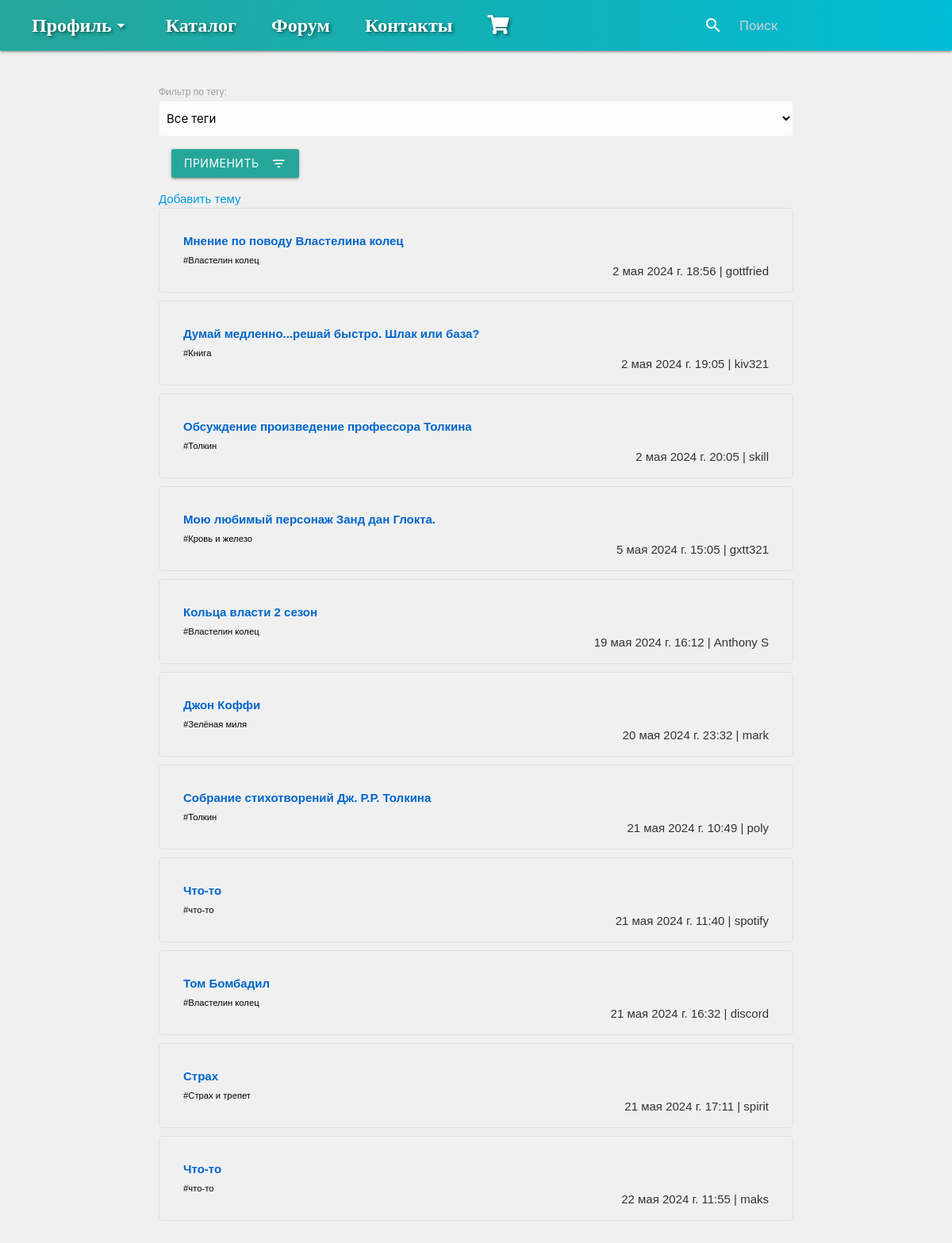
Before: /forum/ with the older database file.
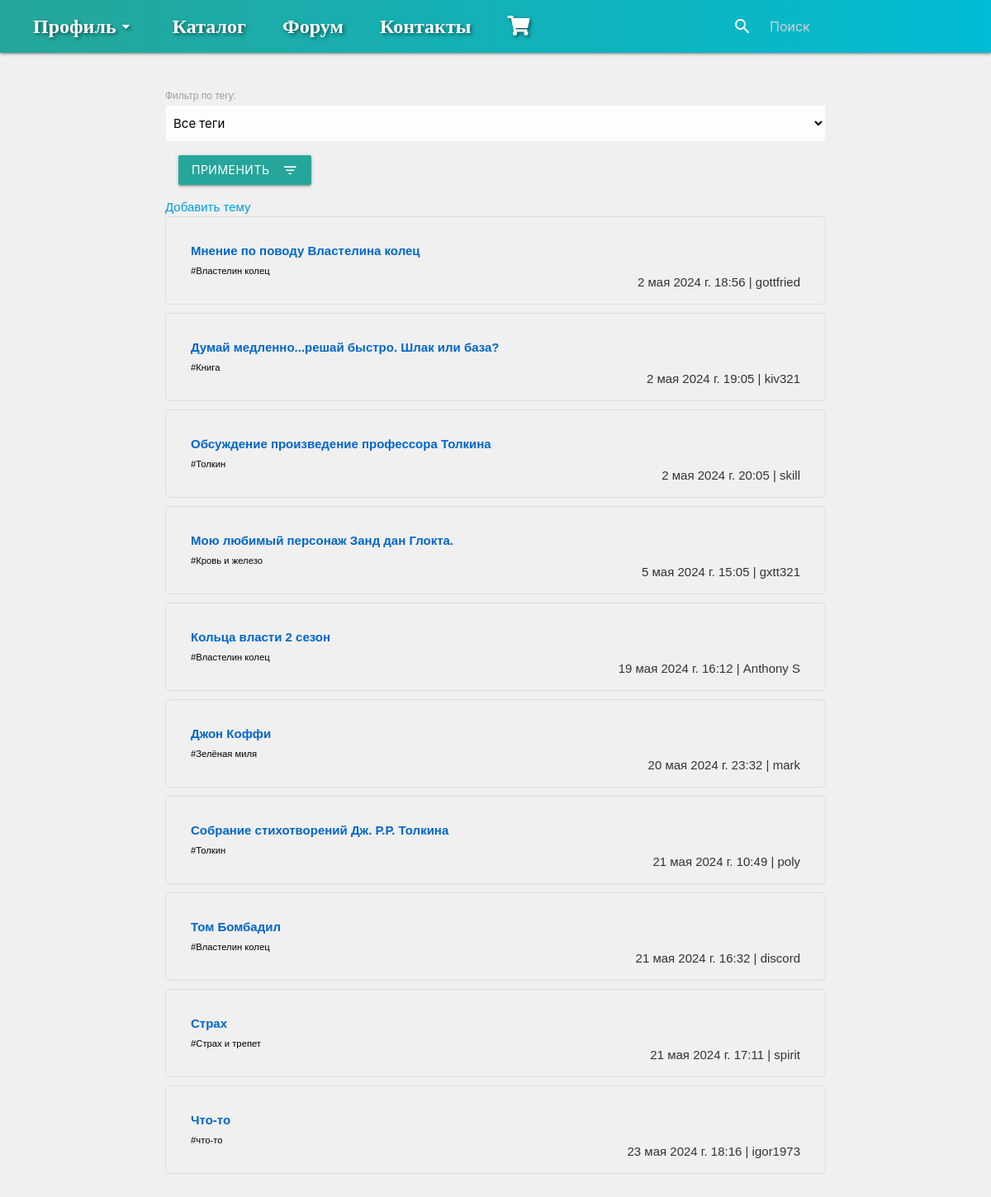
After: the same page with the newer database file.
### shop_app/models.py (models this page shows, shortened)
class ForumTopic(models.Model):
    название = models.CharField(max_length=200)
    creator = models.ForeignKey(User, on_delete=models.CASCADE)
    created_at = models.DateTimeField(auto_now_add=True)
    тег = models.CharField(max_length=50)
    class Meta:
        verbose_name = 'Топик на форуме'
        verbose_name_plural = 'Топики на форуме'

### shop_app/views.py (the view)
# urls.py: path('forum/', forum_view, name='forum'),
def forum_view(request):
    topics = ForumTopic.objects.all()
    теги = ForumTopic.objects.values_list('тег', flat=True).distinct()
    тег_filter = request.GET.get('тег', '')
    return render(request, 'forum.html', {'topics': topics, 'теги': теги, 'тег_filter': тег_filter})

### shop_app/context_processors.py (called while the page is built)
def cart_count(request):
    cart_count = 0
    if request.user.is_authenticated:
        try:
            cart = Cart.objects.get(user=request.user)
            cart_count = cart.books.count()
        except Cart.DoesNotExist:
            pass
    return {'cart_count': cart_count}

### shop_app/templates/forum.html (shortened to what this page needs)
{% extends 'base.html' %}
{% block content %}
<div class="forum-container">
    <form method="get" action="{% url 'forum' %}" class="forum-filter-form">
        <label for="тег" class="forum-filter-label">Фильтр по тегу:</label>
        <select name="тег" id="тег" class="forum-filter-select" style="display: block;">
            <option value="" {% if not тег_filter %}selected{% endif %}>Все теги</option>
        </select>
        <button type="submit" class="btn waves-effect waves-light" style="margin: 2%;display: block; ">Применить<i class="material-icons right">filter_list</i></button>
    </form>
    <a href="{% url 'create_topic' %}" class="create-topic-button">Добавить тему</a>
    <div class="topics-list">
        {% for topic in topics %}
            {% if тег_filter and тег_filter == topic.тег or not тег_filter %}
                <div class="topic-item">
                    <a href="{% url 'topic_detail' topic_id=topic.id %}" class="topic-link">{{ topic.название }}</a><br>
                    <small style="color:black" >#{{ topic.тег }} </small>
                    <p style="float:right;">{{ topic.created_at }} | {{ topic.creator.username }}</p>
                </div>
            {% endif %}
        {% endfor %}
    </div>
</div>
{% endblock %}

### shop_app/templates/base.html (shortened to what this page needs)
<!DOCTYPE html>
<html lang="ru">
<head>
    <link rel="stylesheet" href="https://cdnjs.cloudflare.com/ajax/libs/materialize/1.0.0/css/materialize.min.css">
    <link rel="stylesheet" href="https://cdnjs.cloudflare.com/ajax/libs/animate.css/4.1.1/animate.min.css">
    <link rel="stylesheet" href="https://cdnjs.cloudflare.com/ajax/libs/font-awesome/5.15.3/css/all.min.css">
</head>
<body>
    <nav style="background: linear-gradient(to right, #26a69a, #00bcd4);">
        <div class="nav-wrapper">
            <div style="font-weight: 700;" class="hide-on-med-and-down">
                <a class="dropdown-trigger" href="#!" data-target="dropdown1" style="display: inline-flex; align-items: center;">
                    Профиль <i class="material-icons">arrow_drop_down</i>
                </a>
                <span class="site-title"><a href="{% url 'catalog' %}">Каталог</a></span>
                <a href="{% url 'forum' %}">Форум</a>
                <a href="{% url 'contact' %}">Контакты</a>
                <a href="{% url 'cart' %}">
                    <i class="fas fa-shopping-cart"></i>
                </a>
            </div>
            <form method="get" action="{% url 'catalog' %}">
                <div class="input-field">
                    <input id="search" type="search" name="q" placeholder="Поиск" value="{% if query %}{{ query }}{% endif %}">
                    <label class="label-icon" for="search"><i class="material-icons">search</i></label>
                    <i class="material-icons">close</i>
                </div>
            </form>
        </div>
    </nav>
    <main>
        {% block content %}{% endblock %}
    </main>
</body>
</html>

### shop_app/templates/base.html (style rules this page uses)
body { font-family: 'Arial', sans-serif; margin: 0; padding: 0; color: #333; background-color: #f0f0f0; background-image: url('../../avatars//y-so-serious-white.png'); background-repeat: repeat; }
main { padding: 10px; margin: 0 auto; }
.nav-wrapper { display: flex; justify-content: space-between; align-items: center; padding: 0 20px; }
.nav-wrapper a { position: relative; text-decoration: none; color: white; padding: 10px 20px; transition: color 0.3s, background-color 0.3s; font-family: 'Georgia', serif; font-size: 24px; font-weight: bold; text-shadow: 2px 2px 4px rgba(0, 0, 0, 0.5); }
.nav-wrapper a::before { content: ''; position: absolute; bottom: 0; left: 0; width: 0; height: 2px; background-color: #ffeb3b; transition: width 0.3s; }
.nav-wrapper form { display: flex; align-items: center; }
.input-field { margin: 0; position: relative; }
input[type="search"] { padding-left: 40px; margin: 10px; border-radius: 20px; border: none; outline: none; background-color: white; }
.label-icon { position: absolute; left: 12px; top: 50%; transform: translateY(-50%); color: #888; }
button[type="submit"] { display: none; }
.site-title { font-family: 'Georgia', serif; font-size: 24px; font-weight: bold; text-shadow: 2px 2px 4px rgba(0, 0, 0, 0.5); }

### shop_app/templates/forum.html (style rules this page uses)
.forum-container { max-width: 800px; margin: 0 auto; animation: slideInUp 0.5s ease; }
.forum-filter-form { margin-top: 30px; animation: slideInLeft 0.5s ease; }
.topics-list { margin-bottom: 20px; }
.topic-item { border: 1px solid #ddd; padding: 30px; margin-bottom: 10px; border-radius: 5px; background-color: #f0f0f0; animation: slideInRight 0.5s ease; }
.topic-link { text-decoration: none; color: #0066cc; font-weight: bold; }

Changed rows visible on the page:
removed ForumTopic: название "Что-то", тег "что-то", created_at "21 мая 2024 г. 11:40", creator.username "spotify"
removed ForumTopic: название "Что-то", тег "что-то", created_at "22 мая 2024 г. 11:55", creator.username "maks"
added ForumTopic: название "Что-то", тег "что-то", created_at "23 мая 2024 г. 18:16", creator.username "igor1973"
